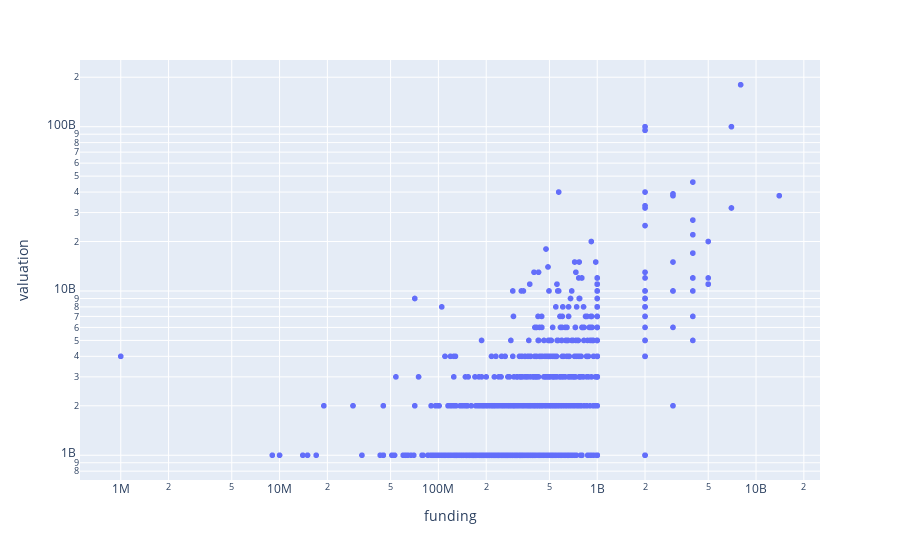

The cell this chart's notebook holds for it:
### Code cell
import plotly.express as px
px.scatter(df, x="funding", y="valuation", log_x=True, log_y=True, hover_name="company")

### Figure 1 — Plotly figure (JSON) as saved in the notebook; plotly's stock layout.template omitted (floating-point values rounded to 4 significant figures; data arrays with more than 128 entries replaced by an {"elided": "..."} marker saying what was removed)
{"data": [{"hovertemplate": "<b>%{hovertext}</b><br><br>funding=%{x}<br>valuation=%{y}<extra></extra>", "hovertext": {"elided": "1074 str values"}, "legendgroup": "", "marker": {"color": "#636efa", "symbol": "circle"}, "mode": "markers", "name": "", "showlegend": false, "x": {"elided": "1074 int values"}, "xaxis": "x", "y": {"elided": "1074 int values"}, "yaxis": "y", "type": "scattergl"}], "layout": {"xaxis": {"anchor": "y", "domain": [0, 1], "title": {"text": "funding"}, "type": "log"}, "yaxis": {"anchor": "x", "domain": [0, 1], "title": {"text": "valuation"}, "type": "log"}, "legend": {"tracegroupgap": 0}, "margin": {"t": 60}}}
